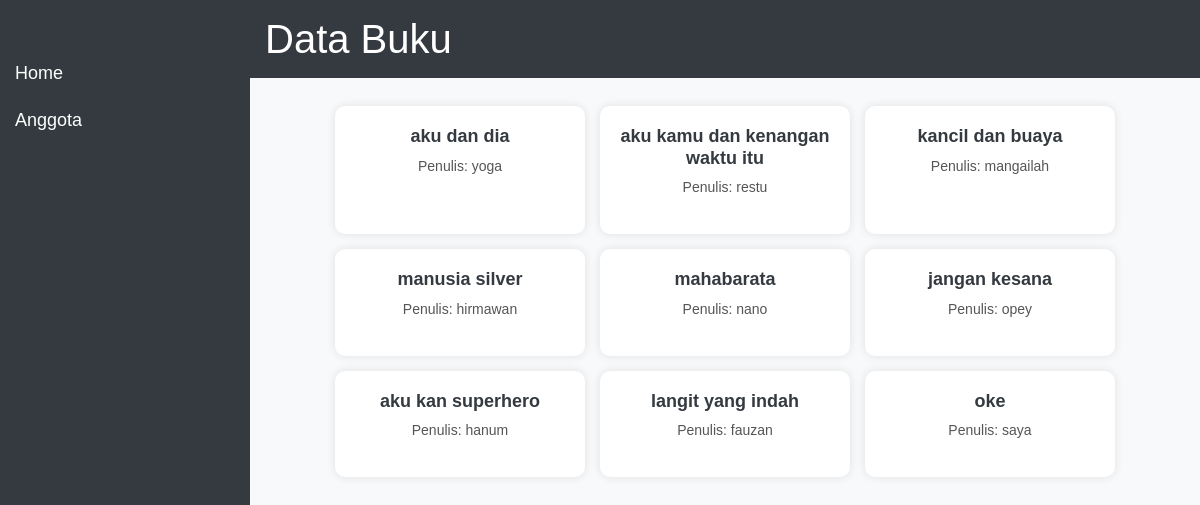
The app's page /data_buku.php with its own data.
### tables this page shows
CREATE TABLE `buku` (
  `id` int(11) NOT NULL,
  `judul` varchar(255) NOT NULL,
  `penulis` varchar(255) NOT NULL,
  `penerbit` varchar(255) NOT NULL,
  `tahunterbit` int(11) NOT NULL
);

### data_buku.php (the view, shortened to what this page needs)
<?php
include 'koneksi.php';
$query = "SELECT * FROM buku";
$result_buku = mysqli_query($conn, $query);
?>
<!DOCTYPE html>
<html lang="id">
<head>
    <link rel="stylesheet" href="https://maxcdn.bootstrapcdn.com/bootstrap/4.5.2/css/bootstrap.min.css">
</head>
<body>
    <div id="sidebar">
        <a href="dashboard_admin.php">Home</a>
        <a href="data_anggota.php">Anggota</a>
    </div>
    <div class="header">
        <h1>Data Buku</h1>
    </div>
    <div class="content">
        <div class="container">
            <div class="buku-container">
                <?php while ($row = mysqli_fetch_assoc($result_buku)) { ?>
                    <div class="buku-card">
                        <h5><?php echo $row['judul']; ?></h5>
                        <p>Penulis: <?php echo $row['penulis']; ?></p>
                    </div>
                <?php } ?>
            </div>
        </div>
    </div>
</body>
</html>

### data_buku.php (style rules this page uses)
body { font-family: Arial, sans-serif; background-color: #f8f9fa; }
#sidebar { height: 100vh; width: 250px; position: fixed; top: 0; left: 0; background-color: #343a40; padding-top: 50px; }
#sidebar a { color: white; padding: 10px 15px; text-decoration: none; display: block; font-size: 18px; }
.header { position: fixed; top: 0; left: 250px; width: calc(100% - 250px); background-color: #343a40; color: white; padding: 15px; z-index: 1000; }
.header h1 { margin: 0; }
.content { margin-left: 250px; padding-top: 70px; }
.buku-container { display: flex; flex-wrap: wrap; gap: 15px; justify-content: center; padding: 20px; }
.buku-card { background: white; padding: 20px; border-radius: 10px; box-shadow: 0px 0px 10px rgba(0, 0, 0, 0.1); width: 250px; text-align: center; }
.buku-card h5 { font-size: 18px; font-weight: bold; color: #343a40; }
.buku-card p { font-size: 14px; color: #555; }

### records on screen
buku: judul "aku dan dia", penulis "yoga"
buku: judul "aku kamu dan kenangan waktu itu", penulis "restu"
buku: judul "kancil dan buaya", penulis "mangailah"
buku: judul "manusia silver", penulis "hirmawan"
buku: judul "mahabarata", penulis "nano"
buku: judul "jangan kesana", penulis "opey"
buku: judul "aku kan superhero", penulis "hanum"
buku: judul "langit yang indah", penulis "fauzan"
buku: judul "oke", penulis "saya"
